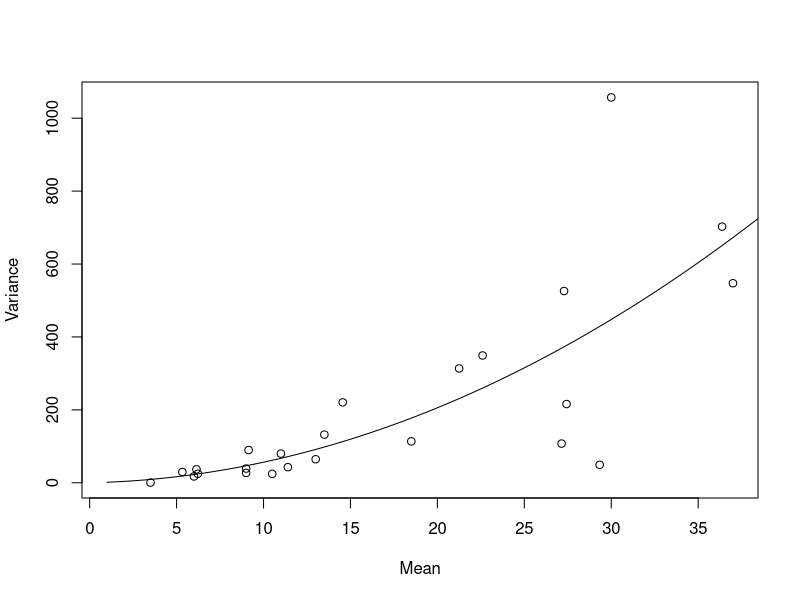
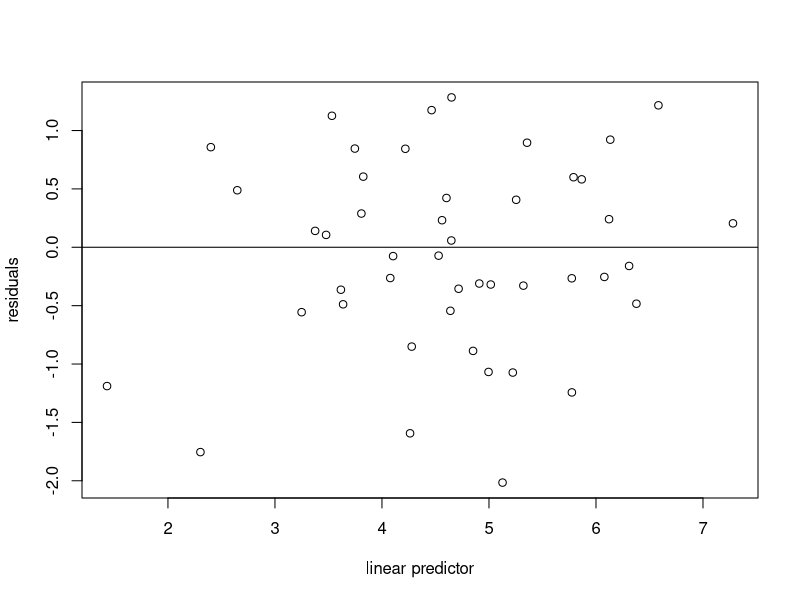

Reproduce these figures in R, in order.
## ---- chunk 1
library(MASS)
data(quine)
## ---- chunk 2
# Poisson model (without dispersion)
m.glm = glm(Days~., quine, family=poisson)
summary(m.glm)
## ---- chunk 3
# quasi-Poisson model (with dispersion)
m.glm_q = glm(Days~., quine, family=quasipoisson)
summary(m.glm_q)
## ---- chunk 4
# quasi-Poisson model with all two-way interactions
m.glm_q2 = glm(Days~(Eth+Sex+Age+Lrn)**2, quine, family=quasipoisson)
summary(m.glm_q2)
## ---- chunk 5
# drop one interaction term from the quasi-Poisson model with two-way interactions 
drop1(m.glm_q2, test="F")
## ---- chunk 6
# fit a new model removing the "Sex:Lrn" term
m.glm_q3 = glm(Days~Eth+Sex+Age+Lrn+Eth:Sex+Eth:Age+Eth:Lrn+Sex:Age+Age:Lrn, 
               quine, family=quasipoisson)

# drop a second term from the quasi-Poisson model with two-way interactions 
drop1(m.glm_q3, test="F")
## ---- chunk 7
# fit a new model removing the "Eth:Lrn" term
m.glm_q4 = glm(Days~Eth+Sex+Age+Lrn+Eth:Sex+Eth:Age+Sex:Age+Age:Lrn, 
               quine, family=quasipoisson)

# drop another term
drop1(m.glm_q4, test="F")
## ---- chunk 8
# fit a new model removing the "Age:Lrn" term
m.glm_q5 = glm(Days~Eth+Sex+Age+Lrn+Eth:Sex+Eth:Age+Sex:Age, 
               quine, family=quasipoisson)

# drop another term
drop1(m.glm_q5, test="F")
## ---- chunk 9
# fit a new model removing the "Eth:Sex" term
m.glm_q6 = glm(Days~Eth+Sex+Age+Lrn+Eth:Age+Sex:Age, 
               quine, family=quasipoisson)

# drop another term
drop1(m.glm_q6, test="F")
## ---- chunk 10
# summary of the final quasi-Poisson model
summary(m.glm_q6)

# compare the final model with original models with and without all the two-way interactions
anova(m.glm_q, m.glm_q6, test="F")
anova(m.glm_q6, m.glm_q2, test="F")
## ---- chunk 11
# aggregate the data 
# and compute the mean and variance of the counts for each combination of factors
library(dplyr)
quine_agg = quine %>% group_by(Eth,Sex,Age,Lrn) %>% summarise(Mean=mean(Days), Var=var(Days))
## ---- chunk 12
# fit a model: Var ~ Mean + beta * Mean^2
model = lm(Var~offset(Mean)+I(Mean^2)-1, quine_agg)
summary(model)

# value of v
nu = 1/coef(model); nu

# plot Var~Mean
plot(Var~Mean, quine_agg, ylab="Variance")
x=seq(1,40,0.001)
lines(x,predict(model,data.frame(Mean=x)))
## ---- chunk 13
# fit a Negative Binomial main effects model with nu=2.153812
library(MASS)
m.glm_nb = glm(Days~., negative.binomial(nu), quine)
summary(m.glm_nb)
## ---- chunk 14
# Negative Binomial model with all two-way interactions
m.glm_nb2 = glm(Days~(Eth+Sex+Age+Lrn)**2, negative.binomial(nu), quine)
summary(m.glm_nb2)
## ---- chunk 15
# drop one interaction term from the Negative Binomial model with two-way interactions 
drop1(m.glm_nb2, test="F")
## ---- chunk 16
# fit a new model removing the "Sex:Lrn" term
m.glm_nb3 = glm(Days~Eth+Sex+Age+Lrn+Eth:Sex+Eth:Age+Eth:Lrn+Sex:Age+Age:Lrn, 
               negative.binomial(nu), quine)

# drop a second term from the Negative Binomial model with two-way interactions 
drop1(m.glm_nb3, test="F")
## ---- chunk 17
# fit a new model removing the "Eth:Lrn" term
m.glm_nb4 = glm(Days~Eth+Sex+Age+Lrn+Eth:Sex+Eth:Age+Sex:Age+Age:Lrn, 
               negative.binomial(nu), quine)

# drop another term
drop1(m.glm_nb4, test="F")
## ---- chunk 18
# fit a new model removing the "Eth:Sex" term
m.glm_nb5 = glm(Days~Eth+Sex+Age+Lrn+Eth:Age+Sex:Age+Age:Lrn, 
               negative.binomial(nu), quine)

# drop another term
drop1(m.glm_nb5, test="F")
## ---- chunk 19
# fit a new model removing the "Age:Lrn" term
m.glm_nb6 = glm(Days~Eth+Sex+Age+Lrn+Eth:Age+Sex:Age, 
               negative.binomial(nu), quine)

# drop another term
drop1(m.glm_nb6, test="F")
## ---- chunk 20
# summary of the final Negative Binomial model
summary(m.glm_nb6)

# compare the final model with original models with and without all the two-way interactions
anova(m.glm_nb, m.glm_nb6, test="F")
anova(m.glm_nb6, m.glm_nb2, test="F")
## ---- chunk 21
# create the dataset
childrate = c(1.17,0.85,1.05,0.69,0.97,0.96,0.97,0.74,
              2.54,2.65,2.68,2.29,2.44,2.71,2.47,2.24,
              4.17,3.33,3.62,3.33,4.14,4.14,3.94,3.33,
              4.70,5.36,4.60,3.80,5.06,5.59,4.50,2.00,
              5.36,5.88,5.00,5.33,6.46,6.34,5.74,2.50,
              6.52,7.51,7.54, NA ,7.48,7.81,5.80, NA )
numwomen = c(12,27,39,51,62,102,107,47,
             13,37,44,21,70,117,81,21,
             18,43,29,15,88,132,50,9,
             23,42,20,15,114,86,30,1,
             22,25,13,3,117,68,23,2,
             46,45,13,0,195,59,10,0)
numchild = round(childrate * numwomen)  # get integer count numbers

years = gl(6,8,48,labels=c("<5","5-9","10-14","15-19","20-24","25+"))
location = gl(2,4,48,labels=c("Urban","Rural"))
education = gl(4,1,48,labels=c("None","Lower","Upper","Secondary"))

child_data = data.frame(childrate, numwomen, years, location, education, numchild)

# fit the rate Poisson model
m.glm_rate = glm(numchild ~ offset(log(numwomen))+years+location+education, 
                 child_data, family=poisson)
summary(m.glm_rate)

# plot residuals ~ fitted linear predictor
plot(residuals(m.glm_rate)~predict(m.glm_rate),
     xlab="linear predictor", ylab="residuals")
abline(h=0)

# significance of the rate Poisson model (chi-square LRT)
p_val = 1 - pchisq(deviance(m.glm_rate), df.residual(m.glm_rate)); p_val

# significance of each factor variables
drop1(m.glm_rate, test="Chi")

# dispersion parameter of quasi-Poisson model
m.glm_rate_q = glm(numchild ~ offset(log(numwomen))+years+location+education, 
                 child_data, family=quasipoisson)
summary(m.glm_rate_q)$dispersion
## ---- chunk 22
# exponentials of estimated parameters
exp(coef(m.glm_rate))
## ---- chunk 23
# years since first marriage: "10-14"
# get the fitted values and standard errors
newdata = data.frame(location="Urban", education="Upper", years="10-14", numwomen=1)
preds = predict(m.glm_rate, newdata, se.fit=TRUE)
fit = preds$fit
se = preds$se.fit

# compute the 95% CI
z = qnorm(0.975,0,1)
log_CI = c(fit-z*se, fit+z*se)
CI = exp(log_CI); CI
## ---- chunk 24
# years since first marriage: "15-19"
# get the fitted values and standard errors
newdata = data.frame(location="Urban", education="Upper", years="15-19", numwomen=1)
preds = predict(m.glm_rate, newdata, se.fit=TRUE)
fit = preds$fit
se = preds$se.fit

# compute the 95% CI
z = qnorm(0.975,0,1)
log_CI = c(fit-z*se, fit+z*se)
CI = exp(log_CI); CI
## ---- chunk 25
# years since first marriage: "20-24"
# get the fitted values and standard errors
newdata = data.frame(location="Urban", education="Upper", years="20-24", numwomen=1)
preds = predict(m.glm_rate, newdata, se.fit=TRUE)
fit = preds$fit
se = preds$se.fit

# compute the 95% CI
z = qnorm(0.975,0,1)
log_CI = c(fit-z*se, fit+z*se)
CI = exp(log_CI); CI
## ---- chunk 26
# years since first marriage: "25+"
# get the fitted values and standard errors
newdata = data.frame(location="Urban", education="Upper", years="25+", numwomen=1)
preds = predict(m.glm_rate, newdata, se.fit=TRUE)
fit = preds$fit
se = preds$se.fit

# compute the 95% CI
z = qnorm(0.975,0,1)
log_CI = c(fit-z*se, fit+z*se)
CI = exp(log_CI); CI
## ---- chunk 27
# years since first marriage: "25+"
# get the fitted values and standard errors
newdata = data.frame(location="Rural", education="Secondary", years="25+", numwomen=1)
preds = predict(m.glm_rate, newdata, se.fit=TRUE)
fit = preds$fit;   exp(fit)
se = preds$se.fit

# compute the 90% CI
z = qnorm(0.95,0,1)
log_CI = c(fit-z*se, fit+z*se)
CI = exp(log_CI); CI
